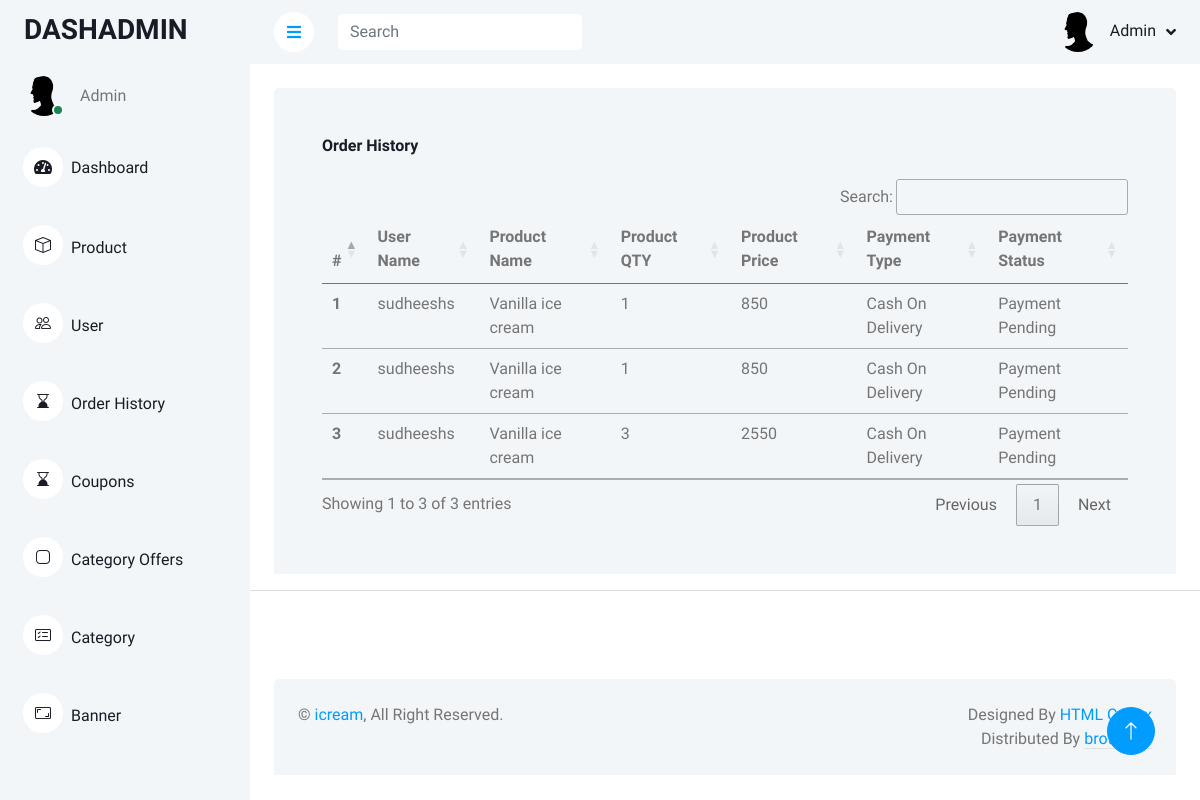
Page /order/history on the committed database.
### payment/models.py (models this page shows, shortened)
class OrderList(models.Model):
    user_id = models.ForeignKey(UserInfo, on_delete=models.CASCADE)
    product_name = models.CharField(max_length=20)
    product_image = models.ImageField(upload_to='orders/', default=None)
    product_price = models.IntegerField(default=None)
    product_discription = models.TextField(default=None)
    order_date = models.DateField(auto_now_add=True)
    order_time = models.TimeField(default=now)
    product_qty = models.IntegerField(default=None)
    product_total = models.IntegerField(default=None)
    is_cancel = models.BooleanField(default=None)
    is_delivered = models.BooleanField(default=None)
    payment_type = models.CharField(max_length=10)
    address = models.ForeignKey(OrderAddress, on_delete=models.CASCADE,default=None)
    is_payment = models.BooleanField(default=None)
    order_pack = models.ForeignKey(OrderPackage, on_delete=models.CASCADE,default=None)

### odershandle/views.py (the view)
# urls.py: path('history',views.order_history,name='order_history'),
def order_history(request):
    p = Paginator(OrderList.objects.all(),5)
    page = request.GET.get('page')
    order_details = p.get_page(page)
    return render(request,'orderhistory.html',{'order_details':order_details})

### odershandle/templates/orderhistory.html (shortened to what this page needs)
{% extends 'admindemo.html' %}
    {% block content %}
    {% load static %}
                <div class="container-fluid pt-4 px-4">
                <div class="bg-light rounded-top p-4">
                    <div class="row ">
                        <div class="col-sm-12 col-xl-12">
                            <div class="bg-light rounded h-100 p-4">
                                <h6 class="mb-4">Order History</h6>
                                <table class="table" id="example">
                                    <thead>
                                        <tr>
                                            <th scope="col">#</th>
                                            <th scope="col">User Name</th>
                                            <th scope="col">Product Name</th>
                                            <th scope="col">Product QTY</th>
                                            <th scope="col">Product Price</th>
                                            <th scope="col">Payment Type</th>
                                            <th scope="col">Payment Status</th>
                                        </tr>
                                    </thead>
                                    <tbody>
                                        {% for list in order_details %}
                                        <tr>
                                            <th scope="row">{{forloop.counter}}</th>
                                            <td>{{list.user_id.username}}</td>
                                            <td>{{list.product_name}}</td>
                                            <td>{{list.product_qty}}</td>
                                            <td>{{list.product_total}}</td>
                                            {% if list.payment_type == 'cod' %}<td>Cash On Delivery</td>{% endif %}
                                            {% if list.is_payment %}<td>Payment Success</td>{% else %}<td>Payment Pending</td>{% endif %}
                                        </tr>
                                        {% endfor %}
                                    </tbody>
                                </table>
                            </div>
                        </div>
                    </div>
                </div>
                </div>
                <hr><br><br>
    {% endblock %}

### static/dcss/style.css (style rules this page uses)
:root { --primary: #F195B2 ; --light: #F3F6F9; --dark: #191C24; }

### rows in the picture
OrderList: user_id.username "sudheeshs", product_name "Vanilla ice cream", product_qty "1", product_total "850", payment_type "Cash On Delivery", is_payment "Payment Pending"
OrderList: user_id.username "sudheeshs", product_name "Vanilla ice cream", product_qty "1", product_total "850", payment_type "Cash On Delivery", is_payment "Payment Pending"
OrderList: user_id.username "sudheeshs", product_name "Vanilla ice cream", product_qty "3", product_total "2550", payment_type "Cash On Delivery", is_payment "Payment Pending"
